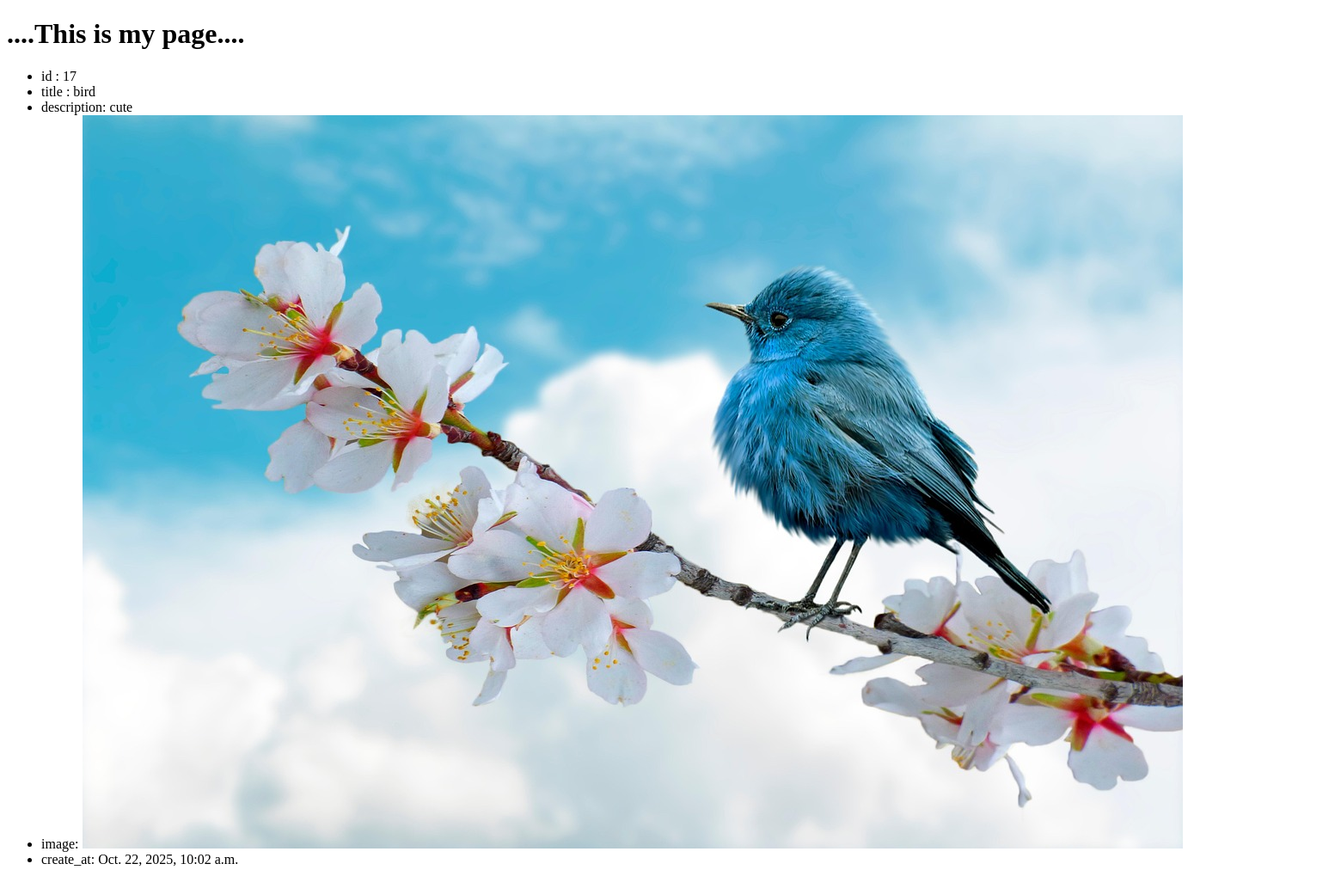
/get-all/ (upper part), run on an earlier commit of the app's database.
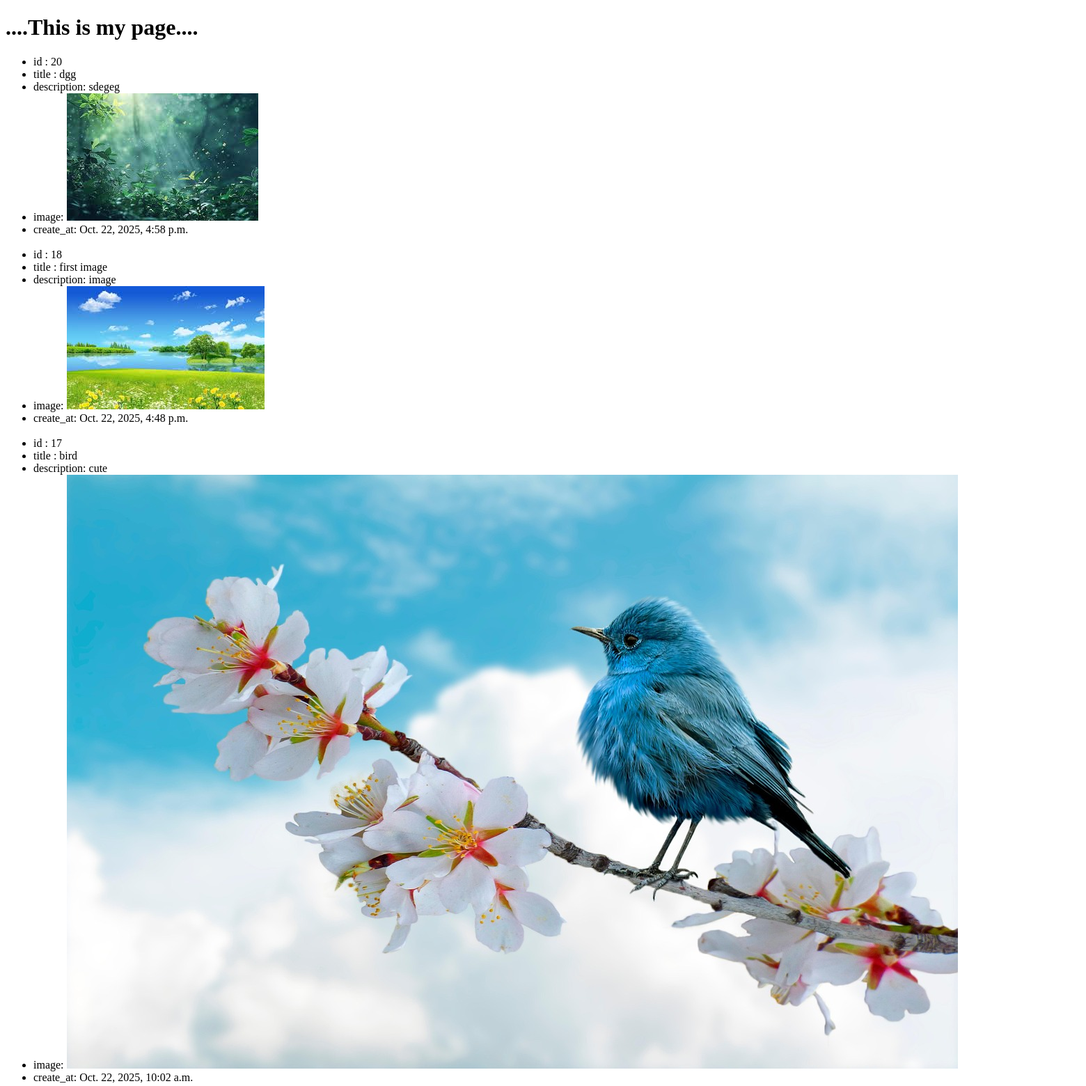
And on a later commit of the database.
### flower/models.py (models this page shows, shortened)
class Daisy(models.Model):
    title = models.CharField(max_length=100,blank=True,null=True)
    description = models.TextField(blank=True,null=True)
    image = models.ImageField(upload_to="image", blank=True,null=True)
    create_at = models.DateTimeField(default=timezone.now)

### flower/views.py (the view)
# urls.py: path('get-all/', get_all, name='get-all'),
def get_all(request):
    print('request', request)
    flower_list = Daisy.objects.all().order_by("-create_at")
    if flower_list:
        context = {
            "data": flower_list,
            "html_title": "....This is my page...."
        }
        return render(request, "flower.html", context)
    else:
        return HttpResponse(f"No data found")

### djproject/templates/flower.html (shortened to what this page needs)
<!DOCTYPE html>
<html lang="en">
<head>
</head>
<body>
    <h1>{{ html_title }}</h1>
    {% if data %}
    <ul>
        {% for item in data %}
            <li>id : {{ item.id }}</li>
            <li>title : {{ item.title }}</li>
            <li>description: {{ item.description }}</li>
            <li>image: <img src="{{item.image.url }}" alt=""></li>
            <li>create_at: {{ item.create_at }}</li>
            <br>
        {% endfor %}
    </ul>
    {% else %}
        <h2>No data found</h2>
    {% endif %}
</body>
</html>

What changed in the data, as far as the page shows it:
added Daisy: id "20", title "dgg", description "sdegeg", image (picture), create_at "Oct. 22, 2025, 4:58 p.m."
added Daisy: id "18", title "first image", description "image", image (picture), create_at "Oct. 22, 2025, 4:48 p.m."
